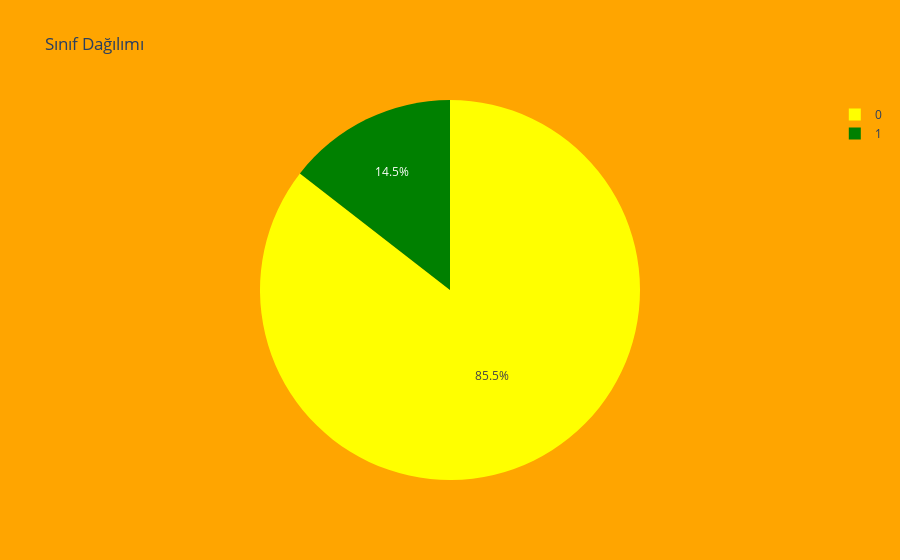

Here is the notebook cell this chart was saved with:
### Markdown cell above
- Here, we are utilizing the value_counts method with the normalize=True parameter to examine the class distribution of our target variable. As observed, approximately 14% of our data consists of churned customers, while 85% consists of non-churned customers. This could pose a challenge for our model and may necessitate the application of downsampling or upsampling techniques. We will make a determination on this matter as we evaluate model performance in subsequent steps.

### Code cell
freq = data["Churn"].value_counts(normalize = True).reset_index().rename(columns = {"proportion" : "Percent", "index" : "Churn"})
Fig_2 = go.Figure(data = [go.Pie(labels = freq['Churn'], values = freq['Percent'], hovertemplate = "<br> Churn %{label}</br> <br> Percent %{value}</br>", marker = dict(colors = ["yellow", "green"]))])
Fig_2.update_layout(paper_bgcolor = "orange", plot_bgcolor = "orange", title = "Sınıf Dağılımı")
Fig_2.show()

### Figure 1 — Plotly figure (JSON) as saved in the notebook; plotly's stock layout.template omitted (floating-point values rounded to 4 significant figures)
{"data": [{"hovertemplate": "<br> Churn %{label}</br> <br> Percent %{value}</br>", "labels": [0, 1], "marker": {"colors": ["yellow", "green"]}, "type": "pie", "values": [0.8551, 0.1449]}], "layout": {"paper_bgcolor": "orange", "plot_bgcolor": "orange", "title": {"text": "Sınıf Dağılımı"}}}
